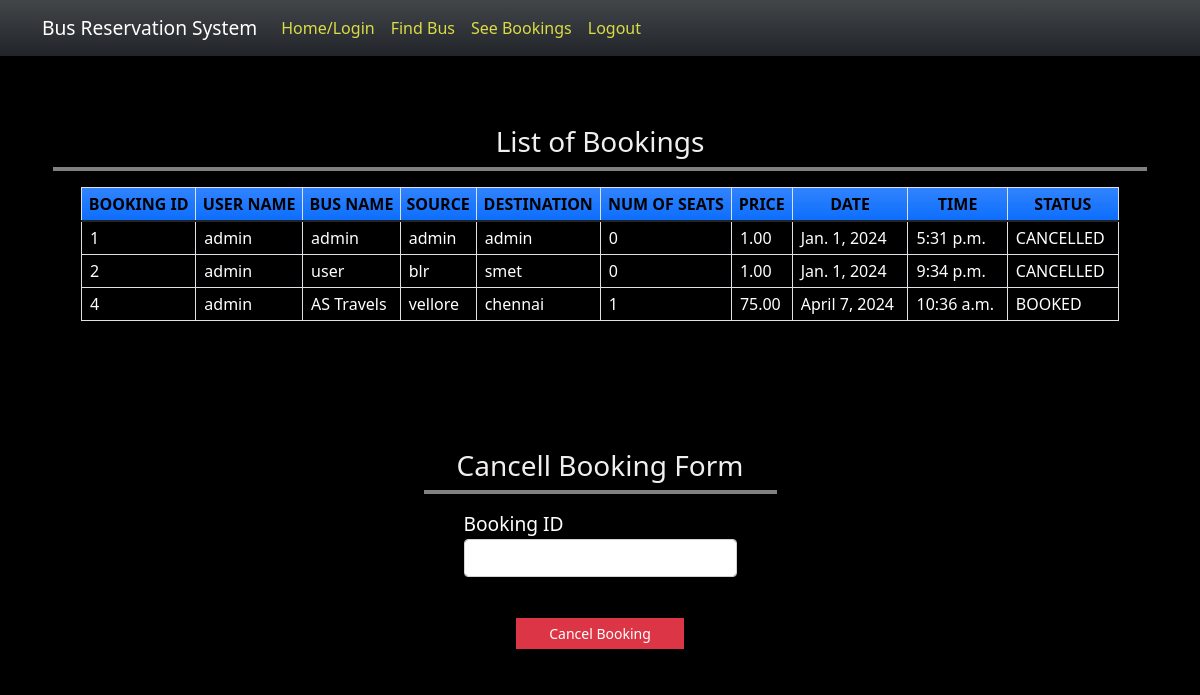
/seebookings (signed in), run on the app's committed database.
### myapp/models.py (models this page shows, shortened)
class Book(models.Model):
    BOOKED = 'B'
    CANCELLED = 'C'
    TICKET_STATUSES = ((BOOKED, 'Booked'),
                       (CANCELLED, 'Cancelled'),)
    email = models.EmailField()
    name = models.CharField(max_length=30)
    userid =models.DecimalField(decimal_places=0, max_digits=2)
    busid=models.DecimalField(decimal_places=0, max_digits=2)
    bus_name = models.CharField(max_length=30)
    source = models.CharField(max_length=30)
    dest = models.CharField(max_length=30)
    nos = models.DecimalField(decimal_places=0, max_digits=2)
    price = models.DecimalField(decimal_places=2, max_digits=6)
    date = models.DateField()
    time = models.TimeField()
    status = models.CharField(choices=TICKET_STATUSES, default=BOOKED, max_length=2)
    class Meta:
        verbose_name_plural = "List of Books"

### myapp/views.py (the view)
# urls.py: path('seebookings', views.seebookings, name="seebookings"),
@login_required(login_url='signin')
def seebookings(request,new={}):
    context = {}
    id_r = request.user.id
    book_list = Book.objects.filter(userid=id_r)
    if book_list:
        return render(request, 'myapp/booklist.html', locals())
    else:
        context["error"] = "Sorry no buses booked"
        return render(request, 'myapp/findbus.html', context)

### myapp/templates/myapp/booklist.html (shortened to what this page needs)
{% extends 'myapp/base.html' %} {% block content %}
<div class="container my-5">
    <div class="card rounded-0" style="background-color: rgba(0, 0, 0, 0.5); box-shadow: inset -5px -5px rgba(0, 0, 0, 0.5); padding: 10px;margin:auto;margin-top: 50px; " >
        <div class="card-header" style="padding: opx;color: rgb(241, 238, 238); font-size: 2rem; border-bottom: 4px solid rgba(255, 255, 255, 0.5); text-align: center;">
            <div class="card-title h3 mb-0">List of Bookings</div>
        </div>
        <div class="card-body" >
            <div class="container-fluid" >
                <table class="table table-bordered table-striped"  >
                    <thead>
                        <tr class="bg-gradient bg-primary text-light" >
                            <th class="p-1 text-center" style="color: black;" >BOOKING ID</th>
                            <th class="p-1 text-center" style="color: black;" >USER NAME</th>
                            <th class="p-1 text-center" style="color: black;" >BUS NAME</th>
                            <th class="p-1 text-center" style="color: black;" >SOURCE</th>
                            <th class="p-1 text-center" style="color: black;" >DESTINATION</th>
                            <th class="p-1 text-center" style="color: black;" >NUM OF SEATS</th>
                            <th class="p-1 text-center" style="color: black;" >PRICE</th>
                            <th class="p-1 text-center" style="color: black;" >DATE</th>
                            <th class="p-1 text-center" style="color: black;" >TIME</th>
                            <th class="p-1 text-center" style="color: black;" >STATUS</th>
                        </tr>
                    </thead>
                    {% for row in book_list %}
                    <tr >
                        <td class="px-2 py-1 align-middle" style="color: rgb(255, 255, 255);">{{row.id}}</td>
                        <td class="px-2 py-1 align-middle" style="color: rgb(255, 255, 255);">{{row.name}}</td>
                        <td class="px-2 py-1 align-middle" style="color: rgb(255, 255, 255);">{{row.bus_name}}</td>
                        <td class="px-2 py-1 align-middle" style="color: rgb(255, 255, 255);">{{row.source}}</td>
                        <td class="px-2 py-1 align-middle" style="color: rgb(255, 255, 255);">{{row.dest}}</td>
                        <td class="px-2 py-1 align-middle" style="color: rgb(255, 255, 255);">{{row.nos}}</td>
                        <td class="px-2 py-1 align-middle" style="color: rgb(255, 255, 255);">{{row.price}}</td>
                        <td class="px-2 py-1 align-middle" style="color: rgb(255, 255, 255);">{{row.date}}</td>
                        <td class="px-2 py-1 align-middle" style="color: rgb(255, 255, 255);">{{row.time}}</td>
                        <td class="px-2 py-1 align-middle" style="color: rgb(255, 255, 255);">{{row.status}}</td>
                    </tr>
                    {% endfor %}
                </table>
            </div>
        </div>
    </div>
    <div class="row mt-3 justify-content-center">
        <div class="col-lg-5 col-md-7 col-sm-10 col-xs-12"style="width: 35%;">
            <div class="card rounded-0" style="background-color: rgba(0, 0, 0, 0.5); box-shadow: inset -5px -5px rgba(0, 0, 0, 0.5); padding: 10px;margin:auto;margin-top: 50px; ">
                <div class="card-header" style="padding: opx;color: rgb(241, 238, 238); font-size: 2rem; border-bottom: 4px solid rgba(255, 255, 255, 0.5); text-align: center;">
                    <div class="card-title h3 mb-0">Cancell Booking Form</div>
                </div>
                <div class="card-body">
                    <div class="container-fluid" >
                        <form action="{% url 'cancellings' %}" method="post" id="cancel-form">
                            <div class="mb-3">
                                <label for="bus_id" class="control-label" style="color: rgb(255, 255, 255);font-size: 1.2rem;">Booking ID</label>
                                <input name='bus_id' class="form-control" type="number" id="bus_id">
                            </div>
                        </form>
                    </div>
                </div>
                <div class="card-footer text-center" style="width: 200px; align-self: center; color: rgb(255, 255, 255);">
                    <button class="btn btn-sm rounded-0 btn-danger w-100" form="cancel-form">Cancel Booking</button>
                </div>
            </div>
        </div>
    </div>
</div>
{% endblock %}

### myapp/templates/myapp/base.html (shortened to what this page needs)
<!doctype html>
<html lang="en">
<head>
    <link rel="stylesheet" href="https://cdn.jsdelivr.net/npm/bootstrap@5.1.3/dist/css/bootstrap.min.css">
</head>
<body>
<nav class="navbar navbar-expand-lg navbar-light bg-gradient bg-dark">
    <div class="container">
            <a class="navbar-brand" href="#" style="color:white;font-size:1.2rem;" >Bus Reservation System</a>
        <div class="collapse navbar-collapse" id="navbarNavAltMarkup">
            <div class="navbar-nav" >
                <a class="nav-item nav-link active" href="{% url 'home' %}" style="color:rgb(220, 220, 69);">Home/Login</a>
                <a class="nav-item nav-link" href="{% url 'findbus' %}" style="color:rgb(220, 220, 69)">Find Bus</a>
                <a class="nav-item nav-link" href="{% url 'seebookings' %}" style="color:rgb(220, 220, 69)">See Bookings</a>
                {% if request.user.is_active %}
                <a class="nav-item nav-link " href="{% url 'signout' %}" style="color:rgb(220, 220, 69)">Logout</a>
                {% else %}
                <a class="nav-item nav-link " href="{% url 'signup' %}" style="color:rgb(220, 220, 69)">Registration</a>
                {% endif %}
            </div>
        </div>
    </div>
</nav>
{% block content %}
{% endblock %}
</body>
</html>

### myapp/templates/myapp/base.html (style rules this page uses)
body { background-image: url(https://cdn.dribbble.com/users/1187836/screenshots/7049426/bus.gif); background-color: black; background-repeat: no-repeat; background-size: cover; }

### data on the page
Book: id "1", name "admin", bus_name "admin", source "admin", dest "admin", nos "0", price "1.00", date "Jan. 1, 2024", time "5:31 p.m.", status "CANCELLED"
Book: id "2", name "admin", bus_name "user", source "blr", dest "smet", nos "0", price "1.00", date "Jan. 1, 2024", time "9:34 p.m.", status "CANCELLED"
Book: id "4", name "admin", bus_name "AS Travels", source "vellore", dest "chennai", nos "1", price "75.00", date "April 7, 2024", time "10:36 a.m.", status "BOOKED"
